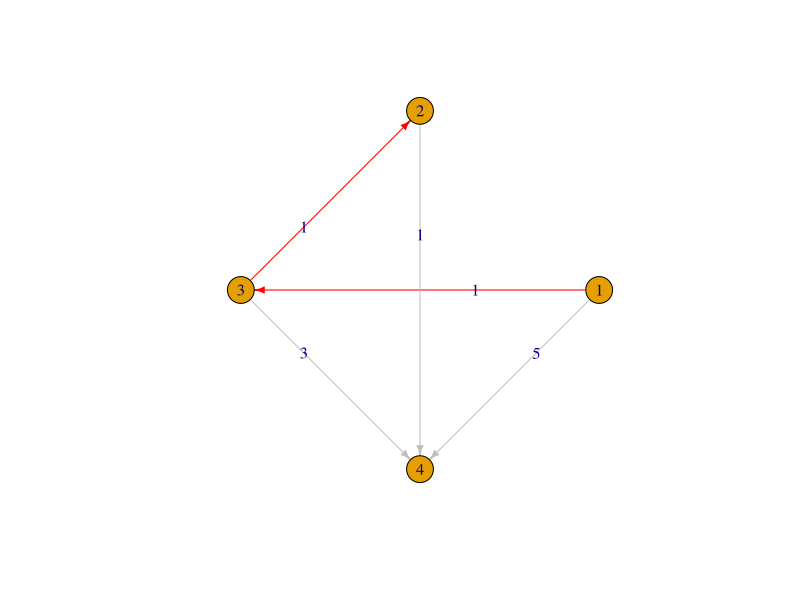
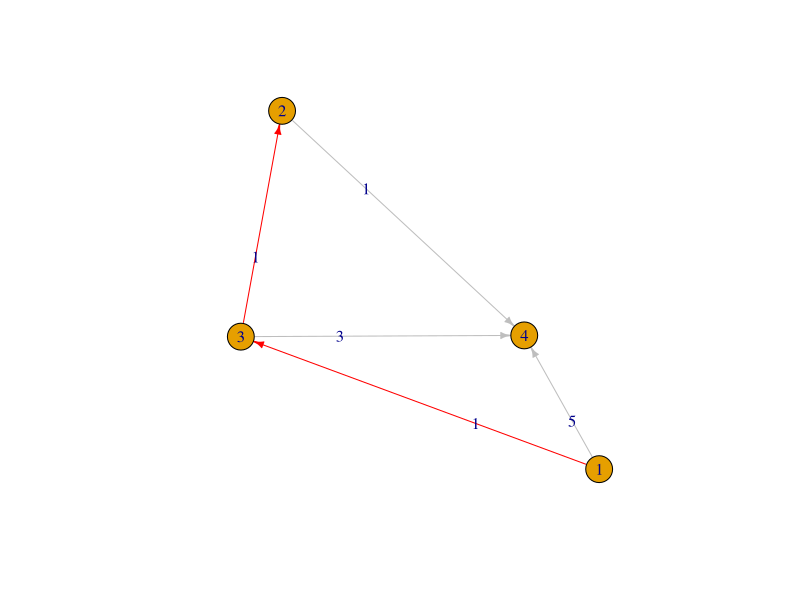

The R script that drew these images, in order:
# Загрузка пакета
install.packages('igraph')
library('igraph')


Mn <- function(R, vis_v){
  min <- Inf
  Matr <- ""
  for (i in 1:length(vis_v)){
    if ((R[i] < min) & (vis_v[i] == 0)){
      Matr <- i
      min <- R[i]
    }
  }
  return(Matr)
}

Dijkstra <- function(Matr, v1, v2){
  n <- ncol(Matr)
  answer <- list()
  
  # Сканирование входных данных на предмет ошибок
  if (!(v1 %in% (1:n)) || !(v2 %in% (1:n))){
    stop("Такой вершины не существует")
  }
  else if (!(is.numeric(v1) || !(is.numeric(v2)))){
    stop("Вершина должна задаваться числом")
  }
  else if (v1 == v2) {
    stop("Введите разные вершины")
  }
  
  
  R <- Matr[v1, ]
  vis_v <- rep(0, n)
  vis_v[v1] <- 1
  P <- rep(0, n)
  P[(Matr[v1, ] != Inf)] <- v1
  
  while (sum(vis_v) != length(vis_v)){
    k <- Mn(R, vis_v)
    if (k == "") {
      break
    }
    
    for (i in (1:n)) {
      if (R[i] > (R[k] + Matr[k, i])){
        R[i] <- R[k] + Matr[k, i]
        P[i] <- k
      }
      vis_v[k] <- 1
    }
  }
  
  if (P[v2] != 0){
    path <- v2
    if (P[v2] == v1){
      path <- c(v1, v2)
    }
    else{
      while (P[v2] != v1){
        P[v2] <- P[path[1]]
        path <- c(P[v2], path)
      }
    }
  }
  else{
    path <- Inf
  }
  #Длина пути
  length = R[v2]
  
  # Рисование графика
  set.seed(42)
  g <- Matr
  g[g == Inf] <- 0
  a <- graph.adjacency(g, mode = "directed", weighted = T)
  E(a)$color <- 'grey'
  for(i in 1:(length-1)){
    E(a)[path[i+1]%--%path[i]]$color <- 'red'
  }
  plot(a, edge.label = c(t(g)[t(g) != 0]),
       edge.arrow.size = 0.5, layout = layout_in_circle)
  plot(a, edge.label = c(t(g)[t(g) != 0]), edge.arrow.size = 0.5)
    
  answer <- list(length, path)
  return(answer)
}
#my_data = c(Inf, Inf, 5, 1,
            #Inf, Inf, Inf, 1,
            #Inf, 1, Inf, 3,
            #Inf, Inf, Inf, Inf)


Matr <- matrix(0, nrow = 4, ncol = 4)
Matr[1,] <- c(Inf, Inf, 1, 5)
Matr[2,] <- c(Inf, Inf, Inf, 1)
Matr[3,] <- c(Inf, 1, Inf, 3)
Matr[4,] <- c(Inf, Inf, Inf, Inf)



func_res <- Dijkstra(Matr, 1, 4)
print(func_res)

